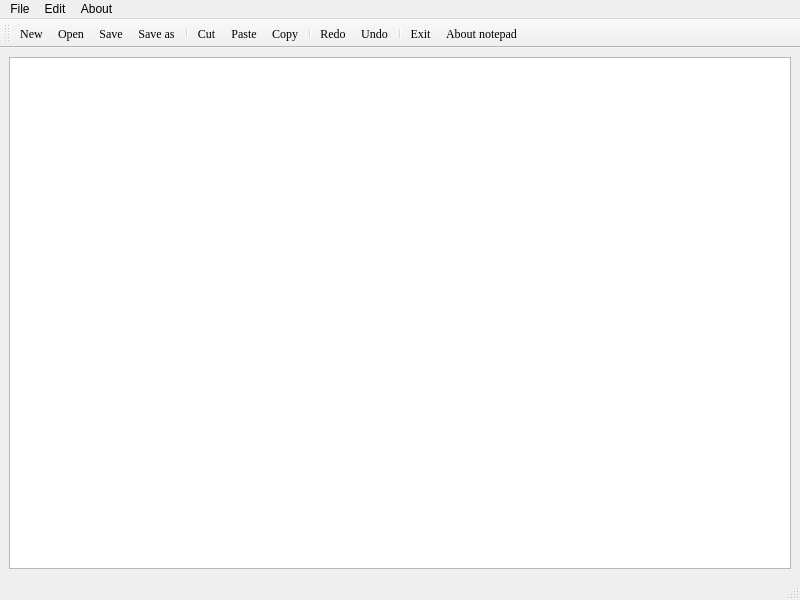
<?xml version="1.0" encoding="UTF-8"?>
<ui version="4.0">
 <class>MainWindow</class>
 <widget class="QMainWindow" name="MainWindow">
  <property name="geometry">
   <rect>
    <x>0</x>
    <y>0</y>
    <width>800</width>
    <height>600</height>
   </rect>
  </property>
  <property name="windowTitle">
   <string>MainWindow</string>
  </property>
  <widget class="QWidget" name="centralwidget">
   <layout class="QHBoxLayout" name="horizontalLayout">
    <item>
     <widget class="QTextEdit" name="textEdit">
      <property name="font">
       <font>
        <family>Times New Roman</family>
        <pointsize>10</pointsize>
       </font>
      </property>
     </widget>
    </item>
   </layout>
  </widget>
  <widget class="QMenuBar" name="menubar">
   <property name="geometry">
    <rect>
     <x>0</x>
     <y>0</y>
     <width>800</width>
     <height>26</height>
    </rect>
   </property>
   <widget class="QMenu" name="menuFile">
    <property name="title">
     <string>File</string>
    </property>
    <addaction name="actionNew"/>
    <addaction name="actionOpen"/>
    <addaction name="separator"/>
    <addaction name="actionSave"/>
    <addaction name="actionSave_as"/>
    <addaction name="separator"/>
    <addaction name="actionExit"/>
   </widget>
   <widget class="QMenu" name="menuEdit">
    <property name="title">
     <string>Edit</string>
    </property>
    <addaction name="actionCut"/>
    <addaction name="actionCopy"/>
    <addaction name="actionPaste"/>
    <addaction name="separator"/>
    <addaction name="actionRedo"/>
    <addaction name="actionUndo"/>
   </widget>
   <widget class="QMenu" name="menuAbout">
    <property name="title">
     <string>About</string>
    </property>
    <addaction name="actionAbout_notepad"/>
   </widget>
   <addaction name="menuFile"/>
   <addaction name="menuEdit"/>
   <addaction name="menuAbout"/>
  </widget>
  <widget class="QStatusBar" name="statusbar"/>
  <widget class="QToolBar" name="toolBar">
   <property name="font">
    <font>
     <family>Times New Roman</family>
    </font>
   </property>
   <property name="windowTitle">
    <string>toolBar</string>
   </property>
   <attribute name="toolBarArea">
    <enum>TopToolBarArea</enum>
   </attribute>
   <attribute name="toolBarBreak">
    <bool>false</bool>
   </attribute>
   <addaction name="actionNew"/>
   <addaction name="actionOpen"/>
   <addaction name="actionSave"/>
   <addaction name="actionSave_as"/>
   <addaction name="separator"/>
   <addaction name="actionCut"/>
   <addaction name="actionPaste"/>
   <addaction name="actionCopy"/>
   <addaction name="separator"/>
   <addaction name="actionRedo"/>
   <addaction name="actionUndo"/>
   <addaction name="separator"/>
   <addaction name="actionExit"/>
   <addaction name="actionAbout_notepad"/>
  </widget>
  <action name="actionNew">
   <property name="icon">
    <iconset resource="Resource.qrc">
     <normaloff>:/rec/Images/new_folder.png</normaloff>:/rec/Images/new_folder.png</iconset>
   </property>
   <property name="text">
    <string>New</string>
   </property>
   <property name="font">
    <font>
     <family>Times New Roman</family>
    </font>
   </property>
  </action>
  <action name="actionOpen">
   <property name="icon">
    <iconset resource="Resource.qrc">
     <normaloff>:/rec/Images/open.png</normaloff>:/rec/Images/open.png</iconset>
   </property>
   <property name="text">
    <string>Open</string>
   </property>
  </action>
  <action name="actionSave">
   <property name="icon">
    <iconset resource="Resource.qrc">
     <normaloff>:/rec/Images/filesave.png</normaloff>:/rec/Images/filesave.png</iconset>
   </property>
   <property name="text">
    <string>Save</string>
   </property>
  </action>
  <action name="actionSave_as">
   <property name="icon">
    <iconset resource="Resource.qrc">
     <normaloff>:/rec/Images/gtk_save_as.png</normaloff>:/rec/Images/gtk_save_as.png</iconset>
   </property>
   <property name="text">
    <string>Save as</string>
   </property>
  </action>
  <action name="actionCut">
   <property name="icon">
    <iconset resource="Resource.qrc">
     <normaloff>:/rec/Images/cut.png</normaloff>:/rec/Images/cut.png</iconset>
   </property>
   <property name="text">
    <string>Cut</string>
   </property>
  </action>
  <action name="actionCopy">
   <property name="icon">
    <iconset resource="Resource.qrc">
     <normaloff>:/rec/Images/copy.png</normaloff>:/rec/Images/copy.png</iconset>
   </property>
   <property name="text">
    <string>Copy</string>
   </property>
  </action>
  <action name="actionPaste">
   <property name="icon">
    <iconset resource="Resource.qrc">
     <normaloff>:/rec/Images/paste (1).png</normaloff>:/rec/Images/paste (1).png</iconset>
   </property>
   <property name="text">
    <string>Paste</string>
   </property>
  </action>
  <action name="actionRedo">
   <property name="icon">
    <iconset resource="Resource.qrc">
     <normaloff>:/rec/Images/redo.png</normaloff>:/rec/Images/redo.png</iconset>
   </property>
   <property name="text">
    <string>Redo</string>
   </property>
  </action>
  <action name="actionUndo">
   <property name="icon">
    <iconset resource="Resource.qrc">
     <normaloff>:/rec/Images/undo.png</normaloff>:/rec/Images/undo.png</iconset>
   </property>
   <property name="text">
    <string>Undo</string>
   </property>
  </action>
  <action name="actionAbout_notepad">
   <property name="icon">
    <iconset resource="Resource.qrc">
     <normaloff>:/rec/Images/about.png</normaloff>:/rec/Images/about.png</iconset>
   </property>
   <property name="text">
    <string>About notepad</string>
   </property>
  </action>
  <action name="actionExit">
   <property name="icon">
    <iconset resource="Resource.qrc">
     <normaloff>:/rec/Images/exit.png</normaloff>:/rec/Images/exit.png</iconset>
   </property>
   <property name="text">
    <string>Exit</string>
   </property>
  </action>
 </widget>
 <resources>
  <include location="Resource.qrc"/>
 </resources>
 <connections/>
</ui>
